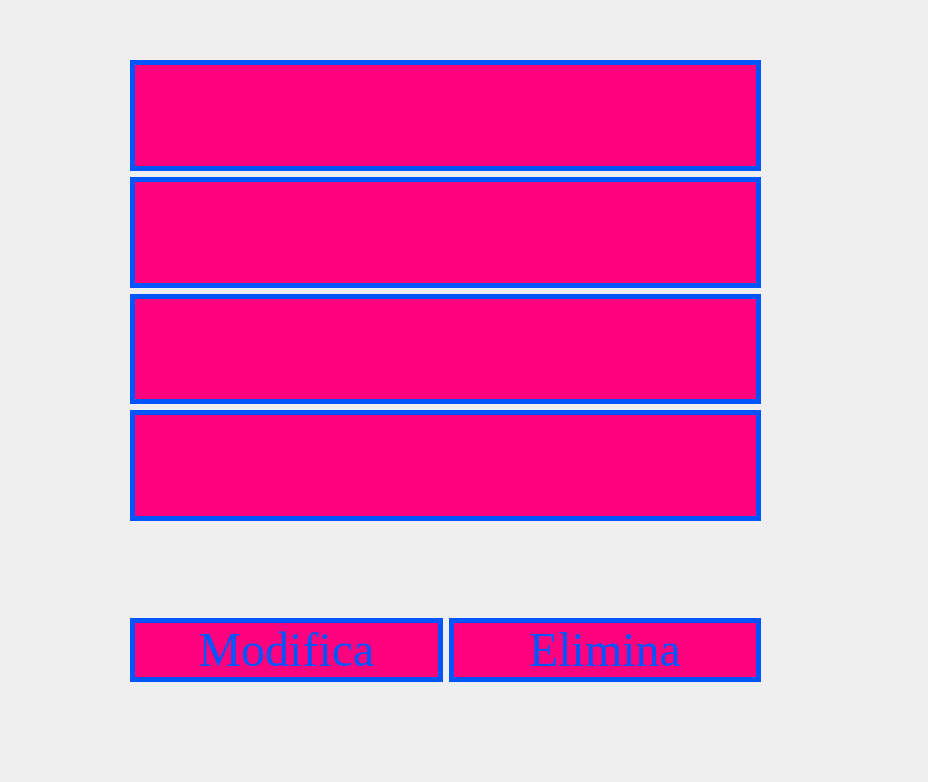
<?xml version="1.0" encoding="UTF-8"?>
<ui version="4.0">
 <class>Form</class>
 <widget class="QWidget" name="Form">
  <property name="geometry">
   <rect>
    <x>0</x>
    <y>0</y>
    <width>928</width>
    <height>782</height>
   </rect>
  </property>
  <property name="font">
   <font>
    <family>Times New Roman</family>
    <pointsize>36</pointsize>
   </font>
  </property>
  <property name="windowTitle">
   <string>Visualizza Dipendente</string>
  </property>
  <property name="styleSheet">
   <string notr="true">QLineEdit{
border: 5px solid rgb(0, 85, 255);
background-color: rgb(255, 0, 127);
padding-left: 30px;
padding-right: 30px;
color: rgb(0, 85, 255);
}

QLineEdit:hover
{
border: 5px solid rgb(255, 0, 255);
background-color: rgb(255, 85, 0);
padding-left: 30px;
padding-right: 30px;
}

QLineEdit: focus
{
border: 2px solid rgb(255, 239, 14);
}

QPushButton
{
border: 5px solid rgb(0, 85, 255);
background-color: rgb(255, 0, 127);
padding-left: 30px;
padding-right: 30px;
color: rgb(0, 85, 255);
}

QPushButton: hover
{
border: 5px solid rgb(255, 0, 255);
background-color: rgb(255, 85, 0);
padding-left: 30px;
padding-right: 30px;
}

QLineEdit: pressed
{
border: 5px solid rgb(255, 239, 14);
background-color: rgb(255, 170, 0)
padding-left: 30px;
padding-right: 30px;
}
</string>
  </property>
  <widget class="QLabel" name="label">
   <property name="geometry">
    <rect>
     <x>0</x>
     <y>0</y>
     <width>1431</width>
     <height>781</height>
    </rect>
   </property>
   <property name="text">
    <string/>
   </property>
   <property name="pixmap">
    <pixmap resource="clientiqrc.qrc">:/clientprefix/sfondo.jpg</pixmap>
   </property>
   <property name="scaledContents">
    <bool>true</bool>
   </property>
  </widget>
  <widget class="QWidget" name="gridLayoutWidget">
   <property name="geometry">
    <rect>
     <x>130</x>
     <y>600</y>
     <width>631</width>
     <height>101</height>
    </rect>
   </property>
   <layout class="QGridLayout" name="gridLayout">
    <item row="1" column="0">
     <widget class="QPushButton" name="pushButton_2">
      <property name="font">
       <font>
        <family>Times New Roman</family>
        <pointsize>36</pointsize>
       </font>
      </property>
      <property name="styleSheet">
       <string notr="true">QPushButton
{
border: 5px solid rgb(0, 85, 255);
background-color: rgb(255, 0, 127);
padding-left: 30px;
padding-right: 30px;
color: rgb(0, 85, 255);
}

QPushButton:hover
{
border: 5px solid rgb(255, 0, 255);
background-color: rgb(255, 85, 0);
padding-left: 30px;
padding-right: 30px;
}

QLineEdit: pressed
{
border: 5px solid rgb(255, 239, 14);
background-color: rgb(255, 170, 0)
padding-left: 30px;
padding-right: 30px;
}
</string>
      </property>
      <property name="text">
       <string>Modifica</string>
      </property>
     </widget>
    </item>
    <item row="1" column="1">
     <widget class="QPushButton" name="pushButton">
      <property name="font">
       <font>
        <family>Times New Roman</family>
        <pointsize>36</pointsize>
       </font>
      </property>
      <property name="styleSheet">
       <string notr="true">QPushButton
{
border: 5px solid rgb(0, 85, 255);
background-color: rgb(255, 0, 127);
padding-left: 30px;
padding-right: 30px;
color: rgb(0, 85, 255);
}

QPushButton:hover
{
border: 5px solid rgb(255, 0, 255);
background-color: rgb(255, 85, 0);
padding-left: 30px;
padding-right: 30px;
}

QLineEdit: pressed
{
border: 5px solid rgb(255, 239, 14);
background-color: rgb(255, 170, 0)
padding-left: 30px;
padding-right: 30px;
}
</string>
      </property>
      <property name="text">
       <string>Elimina</string>
      </property>
     </widget>
    </item>
   </layout>
  </widget>
  <widget class="QWidget" name="verticalLayoutWidget">
   <property name="geometry">
    <rect>
     <x>130</x>
     <y>60</y>
     <width>631</width>
     <height>461</height>
    </rect>
   </property>
   <layout class="QVBoxLayout" name="verticalLayout">
    <item>
     <widget class="QLabel" name="label_3">
      <property name="font">
       <font>
        <family>Times New Roman</family>
        <pointsize>36</pointsize>
       </font>
      </property>
      <property name="styleSheet">
       <string notr="true">QLabel
{
border: 5px solid rgb(0, 85, 255);
background-color: rgb(255, 0, 127);
padding-left: 30px;
padding-right: 30px;
color: rgb(0, 85, 255);
}

QPushButton:hover
{
border: 5px solid rgb(255, 0, 255);
background-color: rgb(255, 85, 0);
padding-left: 30px;
padding-right: 30px;
}

QLineEdit: pressed
{
border: 5px solid rgb(255, 239, 14);
background-color: rgb(255, 170, 0)
padding-left: 30px;
padding-right: 30px;
}</string>
      </property>
      <property name="text">
       <string/>
      </property>
     </widget>
    </item>
    <item>
     <widget class="QLabel" name="label_2">
      <property name="font">
       <font>
        <family>Times New Roman</family>
        <pointsize>36</pointsize>
       </font>
      </property>
      <property name="styleSheet">
       <string notr="true">QLabel
{
border: 5px solid rgb(0, 85, 255);
background-color: rgb(255, 0, 127);
padding-left: 30px;
padding-right: 30px;
color: rgb(0, 85, 255);
}

QPushButton:hover
{
border: 5px solid rgb(255, 0, 255);
background-color: rgb(255, 85, 0);
padding-left: 30px;
padding-right: 30px;
}

QLineEdit: pressed
{
border: 5px solid rgb(255, 239, 14);
background-color: rgb(255, 170, 0)
padding-left: 30px;
padding-right: 30px;
}</string>
      </property>
      <property name="text">
       <string/>
      </property>
     </widget>
    </item>
    <item>
     <widget class="QLabel" name="label_5">
      <property name="font">
       <font>
        <family>Times New Roman</family>
        <pointsize>36</pointsize>
       </font>
      </property>
      <property name="styleSheet">
       <string notr="true">QLabel
{
border: 5px solid rgb(0, 85, 255);
background-color: rgb(255, 0, 127);
padding-left: 30px;
padding-right: 30px;
color: rgb(0, 85, 255);
}

QPushButton:hover
{
border: 5px solid rgb(255, 0, 255);
background-color: rgb(255, 85, 0);
padding-left: 30px;
padding-right: 30px;
}

QLineEdit: pressed
{
border: 5px solid rgb(255, 239, 14);
background-color: rgb(255, 170, 0)
padding-left: 30px;
padding-right: 30px;
}</string>
      </property>
      <property name="text">
       <string/>
      </property>
     </widget>
    </item>
    <item>
     <widget class="QLabel" name="label_4">
      <property name="font">
       <font>
        <family>Times New Roman</family>
        <pointsize>36</pointsize>
       </font>
      </property>
      <property name="styleSheet">
       <string notr="true">QLabel
{
border: 5px solid rgb(0, 85, 255);
background-color: rgb(255, 0, 127);
padding-left: 30px;
padding-right: 30px;
color: rgb(0, 85, 255);
}

QPushButton:hover
{
border: 5px solid rgb(255, 0, 255);
background-color: rgb(255, 85, 0);
padding-left: 30px;
padding-right: 30px;
}

QLineEdit: pressed
{
border: 5px solid rgb(255, 239, 14);
background-color: rgb(255, 170, 0)
padding-left: 30px;
padding-right: 30px;
}</string>
      </property>
      <property name="text">
       <string/>
      </property>
     </widget>
    </item>
   </layout>
  </widget>
 </widget>
 <resources>
  <include location="clientiqrc.qrc"/>
 </resources>
 <connections/>
</ui>
